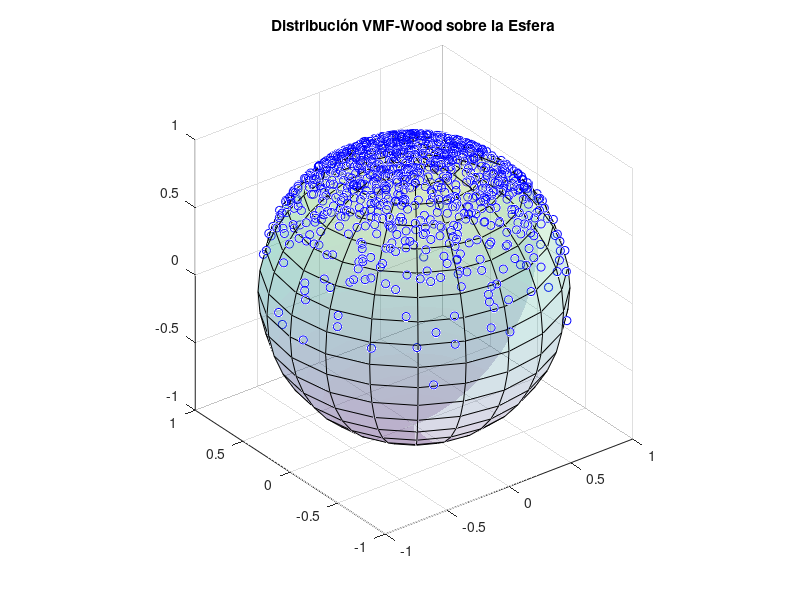

Here is the MATLAB script that generated this plot:

clear all

kappa = 5; % Parámetro de concentración, puede ser cualquier valor de R
d = 3; % Parametro que establece la dimension
n = 1000; % Parámetro que representa el número de muestras
X=[];%Inicializamos un vector vacío donde guardaremos las muestras

% Calculamos los siguientes constantes
b = (-2*kappa + sqrt(4*kappa^2 + (d-1)^2)) / (d-1);
x0 = (1 - b) / (1 + b);
c = kappa * x0 + (d-1) * log(1 - x0^2);

while length(X)<n
    % Generamos B de Beta(α, β) con α = (d-1)/2 y β = (d-1)/2 inicial 
    B = betarnd((d-1)/2, (d-1)/2, n,1);
    % Calcular X inicial
    X0 = (1 - (1 + b) .* B)./ (1 -(1 - b) .* B);
    % Generrmos una variable uniforme(0,1)
    U = rand(n,1);
    % Vemos que se verifica el criterio de aceptación
    X1= X0(kappa * X0 + (d-1) * log(1 - x0 * X0) - c >= log(U)); 
    % Añadir las muestras aceptadas al conjunto X
    X = [X; X1]; 
end
    %Corresponde al cos(polar)
    X = X(1:n); % Asegurar que solo tenemos exactamente n muestras

    phi = 2*pi*rand(n,1); %Azimutal en (0,2pi)

    %Corresponde al sin(polar)
    SE=(1 - X.^2).^(1/2);
   % Construimos el vector final Y en la esfera (S_{2})
    Y = [SE.* cos(phi),SE.* sin(phi), X];

    % Graficar las muestras en una esfera (S_{2}) 
    x=Y(:,1); y=Y(:,2); z=Y(:,3); 
    plot3(x,y,z,'bo')
    title('Distribución VMF-Wood sobre la Esfera')
    hold on
    [x2,y2,z2] = sphere;
    obj= surf(x2,y2,z2);
    set(obj,'FaceAlpha',0.2)
    axis equal;
    grid on;
    hold off
